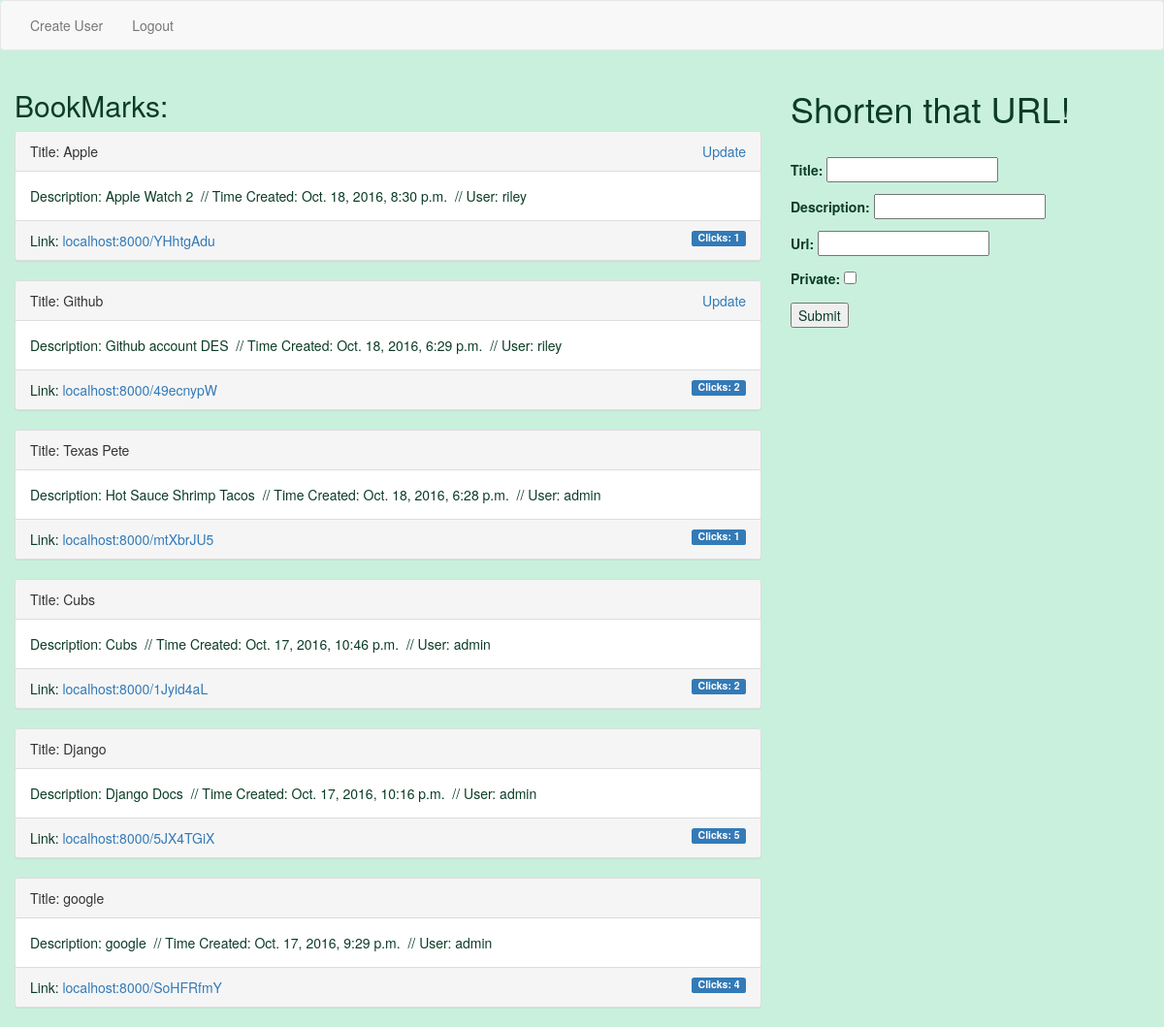
The app's page / (signed in), older data.
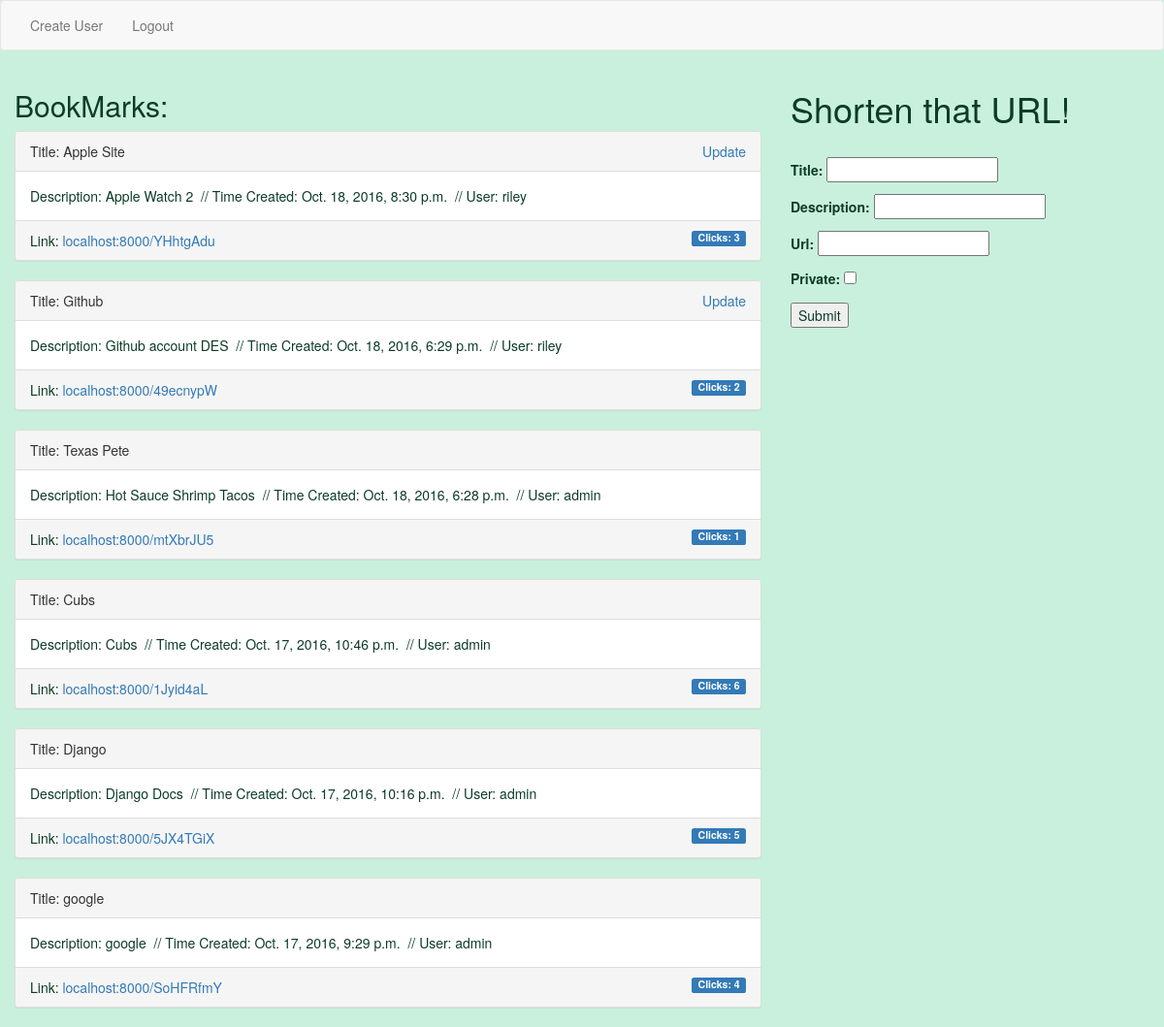
The same page, newer data.
### app/models.py (models this page shows)
class Bookmark(models.Model):
    user = models.ForeignKey('auth.User')
    title = models.CharField(max_length=150, null=True, blank=True)
    description = models.CharField(max_length=150, null=True, blank=True)
    url = models.URLField(null=True, blank=True)
    created = models.DateTimeField(auto_now_add=True)
    new_url = models.CharField(max_length=8)
    private = models.BooleanField(default=False)
    def __str__(self):
        return self.title
    class Meta:
        ordering = ("-created",)
    @property
    def click_count(self):
        return self.click_set.count()

### app/views.py (the view, shortened to what this page needs)
# urls.py: url(r'^$', CreateView.as_view(), name="create_view"),
class CreateView(CreateView):
    model = Bookmark
    success_url = "/"
    fields = ('title', 'description', 'url', 'private')
    def get_context_data(self, **kwargs):
            context = super().get_context_data(**kwargs)
            context["bookmark_list"] = Bookmark.objects.all()
            return context

### templates/app/bookmark_form.html (shortened to what this page needs)
{% extends 'base.html' %}
{% block content %}
<div class="row">
  <div class="col-md-4">
    {% if not request.user.is_authenticated %}
      <h1>Login/Create User to Shorten URL</h1>
    {% else %}
      <h1>Shorten that URL!</h1> <br>
    <form class="" action="" method="post">
        <span>
          {{form.as_p}}
        </span>
      <input type="submit" name="" value="Submit">
    </form>
{% endif %}
</div>
    <div class="col-md-8">
      <h2>BookMarks:</h2>
      {% for title in bookmark_list %}
        {% if title.private == False or title.user == user %}
        <div class="panel panel-default">
          <div class="panel-heading">Title: {{ title }}
            <span class="btn-group"  role="group">
              {% if title.user.id == user.id %}
              <a href="{% url 'bookmark_update_view' title.id %}">Update</a>
              {% endif %}
            </span></div>
          <div class="panel-body">
           Description: {{ title.description }} &nbsp;// Time Created: {{ title.created }} &nbsp;// User: {{ title.user }}
         </div>
           <div class="panel-footer">
             Link:
             <a href="{% url 'short_view' title.new_url %}">localhost:8000/{{ title.new_url }}</a>
              <span class="label label-primary" role="group" >Clicks: {{ title.click_count }}</span>
           </div>
        </div>
        {% endif %}
        {% endfor %}
  </div>
</div>
{% endblock %}

Row changes from the older to the newer data that the page shows:
changed Bookmark "Apple Watch 2": title "Apple" → "Apple Site"; click_count "1" → "3"
computed for Bookmark "Cubs": click_count "2" → "6"
